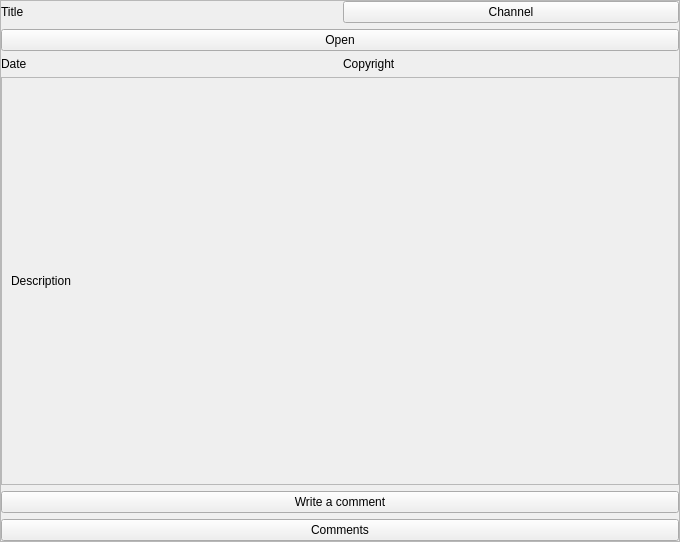
<?xml version="1.0" encoding="UTF-8"?>
<ui version="4.0">
 <class>Form</class>
 <widget class="QWidget" name="Form">
  <property name="geometry">
   <rect>
    <x>0</x>
    <y>0</y>
    <width>680</width>
    <height>542</height>
   </rect>
  </property>
  <property name="windowTitle">
   <string>Form</string>
  </property>
  <layout class="QVBoxLayout" name="verticalLayout">
   <property name="leftMargin">
    <number>0</number>
   </property>
   <property name="topMargin">
    <number>0</number>
   </property>
   <property name="rightMargin">
    <number>0</number>
   </property>
   <property name="bottomMargin">
    <number>0</number>
   </property>
   <item>
    <widget class="QScrollArea" name="scrollArea">
     <property name="widgetResizable">
      <bool>true</bool>
     </property>
     <widget class="QWidget" name="scrollAreaWidgetContents">
      <property name="geometry">
       <rect>
        <x>0</x>
        <y>0</y>
        <width>674</width>
        <height>536</height>
       </rect>
      </property>
      <layout class="QVBoxLayout" name="verticalLayout_2">
       <property name="leftMargin">
        <number>0</number>
       </property>
       <property name="topMargin">
        <number>0</number>
       </property>
       <property name="rightMargin">
        <number>0</number>
       </property>
       <property name="bottomMargin">
        <number>0</number>
       </property>
       <item>
        <layout class="QHBoxLayout" name="horizontalLayout_2">
         <item>
          <widget class="QLabel" name="title_label">
           <property name="toolTip">
            <string>Title</string>
           </property>
           <property name="text">
            <string>Title</string>
           </property>
           <property name="wordWrap">
            <bool>true</bool>
           </property>
          </widget>
         </item>
         <item>
          <widget class="QPushButton" name="channel_button">
           <property name="text">
            <string>Channel</string>
           </property>
          </widget>
         </item>
        </layout>
       </item>
       <item>
        <widget class="QPushButton" name="open_button">
         <property name="text">
          <string>Open</string>
         </property>
        </widget>
       </item>
       <item>
        <layout class="QHBoxLayout" name="metadata_box">
         <item>
          <widget class="QLabel" name="date_label">
           <property name="text">
            <string>Date</string>
           </property>
          </widget>
         </item>
         <item>
          <widget class="QLabel" name="license_label">
           <property name="text">
            <string>Copyright</string>
           </property>
          </widget>
         </item>
        </layout>
       </item>
       <item>
        <widget class="QScrollArea" name="scrollArea_2">
         <property name="widgetResizable">
          <bool>true</bool>
         </property>
         <widget class="QWidget" name="scrollAreaWidgetContents_2">
          <property name="geometry">
           <rect>
            <x>0</x>
            <y>0</y>
            <width>668</width>
            <height>355</height>
           </rect>
          </property>
          <layout class="QVBoxLayout" name="verticalLayout_3">
           <item>
            <widget class="QLabel" name="description_label">
             <property name="text">
              <string>Description</string>
             </property>
             <property name="textFormat">
              <enum>Qt::MarkdownText</enum>
             </property>
             <property name="scaledContents">
              <bool>false</bool>
             </property>
             <property name="wordWrap">
              <bool>true</bool>
             </property>
             <property name="openExternalLinks">
              <bool>true</bool>
             </property>
             <property name="textInteractionFlags">
              <set>Qt::LinksAccessibleByMouse|Qt::TextSelectableByMouse</set>
             </property>
            </widget>
           </item>
          </layout>
         </widget>
        </widget>
       </item>
       <item>
        <layout class="QGridLayout" name="comments_section">
         <item row="2" column="0">
          <widget class="QPushButton" name="comments_button">
           <property name="text">
            <string>Comments</string>
           </property>
          </widget>
         </item>
         <item row="0" column="0">
          <layout class="QVBoxLayout" name="write_comment_section">
           <item>
            <widget class="QPushButton" name="write_comment_button">
             <property name="text">
              <string>Write a comment</string>
             </property>
            </widget>
           </item>
          </layout>
         </item>
        </layout>
       </item>
      </layout>
     </widget>
    </widget>
   </item>
  </layout>
 </widget>
 <resources/>
 <connections/>
</ui>
